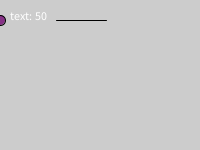
Frame 1 (no input)
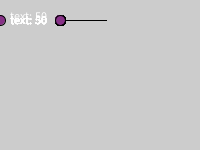
Frame 60 (the mouse pressed at the canvas centre just before this capture)
Frame 120 (the mouse held since frame 60 and released just before this capture): identical to frame 60, image omitted

The Processing sketch that drew these frames (run headless with seeded random() and noise(); from frame 60 on, the mouse is pressed at the canvas centre):

// Processing sketch: sliderint_class
// ── sliderint_class.pde
//slider int
sliderInt slider1 = new sliderInt("text: ", 10, 20, 0, 100, 50, 50);

void setup() {
  size(200,150);
}

void draw() {
  slider1.update();
}

class sliderInt {
  color text = #FFFFFF, bg = #878787, slider = #000000, ball = #873287;
  float val, s;
  int staticx, staticy, x, y;
  float min, max;
  int ballx;
  int ballsize = 10;
  String txt;
  sliderInt(String name, int xpos, int ypos, float minimum, float maximum, float value, float size) {
    txt = name; val = value; staticx = xpos; x = xpos; staticy = ypos; y = ypos; s = size; min = minimum; max = maximum;
  }
  void update() {
    drawText();
    drawSlider();
    drawBall();
  }
  void drawText() {
    fill(text);
    text(txt + int(val), staticx, y);
    String text = txt + int(val);
    int textWidth = int(textWidth(text));
    x = staticx + textWidth + ballsize;
    y = staticy + 4;
  }
  void drawSlider() {
    fill(slider);
    line(x, staticy, x + s, staticy);
  }
  void drawBall() {
    fill(ball);
    circle(ballx, staticy, ballsize);
    updateBall();
  }
  void updateBall() {
    String text2 = txt + int(val);
    int textWidth = int(textWidth(text2));
    
    if(ballx < (staticx + textWidth + ballsize + 4)) 
      ballx = staticx + textWidth + ballsize + 4;
    else if(ballx > (staticx + textWidth + s + ballsize))
      ballx = staticx + textWidth + int(s) + ballsize;
    if(mousePressed) {
      if((mouseX >= (ballx - (ballsize / 2)) && mouseX <= (ballx + (ballsize / 2))) && ((mouseY >= staticy - (ballsize / 2)) && (mouseY <= staticy + (ballsize / 2)))) {
        ballx = mouseX;
        //update value here
        val = map(ballx, staticx + textWidth + ballsize, staticx + textWidth + s + ballsize, min, max);
        if(val < min)
          val = min;
        else if(val > max)
          val = max;
      }
    }
  }
}
